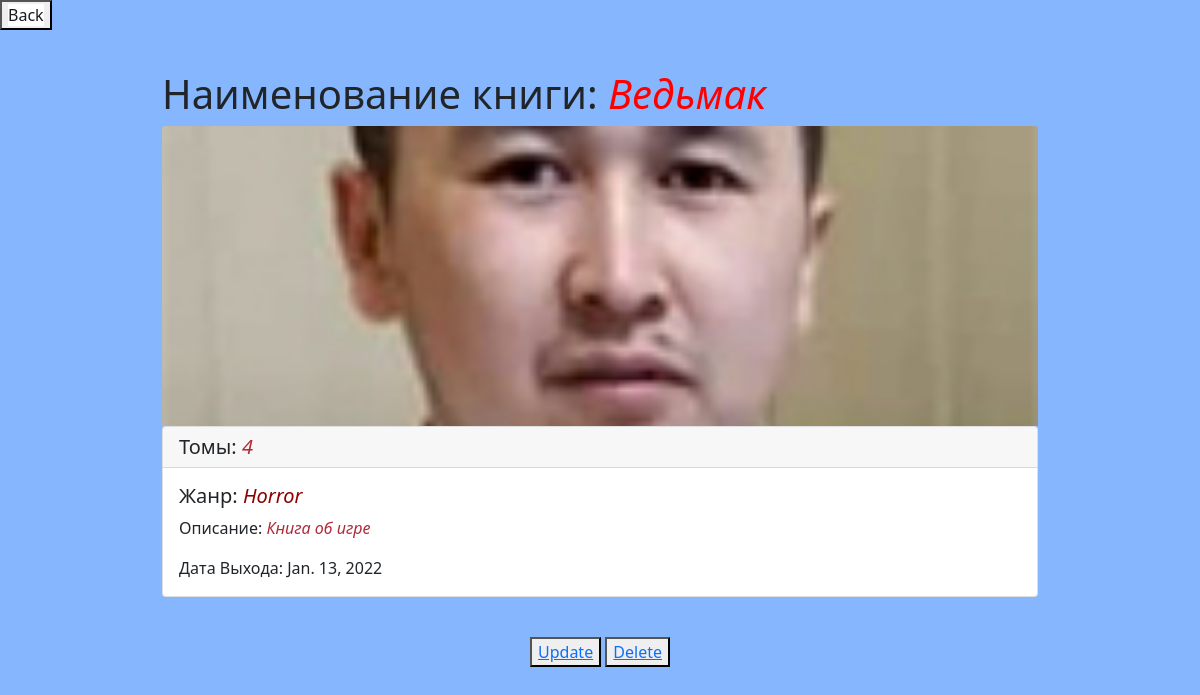
Page /book_lib/2/ on the committed database.
### library/models.py (models this page shows)
class BookCategory(models.Model):
    GENRE_CHOISE = (
        ('Detective', 'Detective'),
        ('Fantasty', 'Fantasty'),
        ('Horror', 'Horror'),
        ('Dramma', 'Dramma'),
        ('FairyTales', 'FairyTales')
    )
    title = models.CharField(max_length=100)
    descrip = models.TextField()
    image = models.ImageField(upload_to='')
    tom = models.IntegerField()
    genre = models.CharField(choices=GENRE_CHOISE, max_length=100)
    date_write = models.DateField(auto_now_add=True)

### library/views.py (the view)
# urls.py: path('book_lib/<int:id>/', views.book_info,name='book_info'),
def book_info(request, id):
    show = get_object_or_404(models.BookCategory, id=id)
    return render(request, 'book_info.html',{'show':show})

### templates/book_info.html (shortened to what this page needs)
{% load static %}
<!DOCTYPE html>
<html lang="en">
<head>
    <link rel="stylesheet" href="{% static 'css/bootstrap.css/' %}" />
</head>
<body>
<button class="ddd"><a href="/books_lib/" class="btn-primary" style="text-decoration: none; color: #191c1f;
 background-color: white" >Back</a></button>
<div class="container c_v">
    <h1>Наименование книги: <i style="color: red">{{ show.title }}</i></h1>
  <img src="{{ show.image.url }}" class="card-img-top c_v_a" alt="...">
    <div class="card">
        <h5 class="card-header">Томы: <i style="color: #b02a37">{{ show.tom }}</i></h5>
  <div class="card-body">
      <h5 class="card-title">Жанр: <i style="color:darkred;">{{ show.genre }}</i></h5>
      <p class="card-text">Описание: <i style="color: #b02a37">{{ show.descrip }}</i></p>
    <p class="card-text">Дата Выхода: {{ show.date_write }}</p>
  </div>
</div>
</div>
<center>
<button type="button"><a href="/book_lib/{{ show.id }}/update/">Update</a></button>
<button type="button"><a href="/book_lib/{{ show.id }}/delete/">Delete</a></button>
</center>
</body>
</html>

### templates/book_info.html (style rules this page uses)
body { background-color: #86b7fe; }
.c_v { max-width: 900px; margin-bottom: 40px; }
.c_v_a { height: 300px; object-fit: cover; }
.ddd { margin-bottom: 40px; }

### rows in the picture
BookCategory: title "Ведьмак", image (picture), tom "4", genre "Horror", descrip "Книга об игре", date_write "Jan. 13, 2022"
